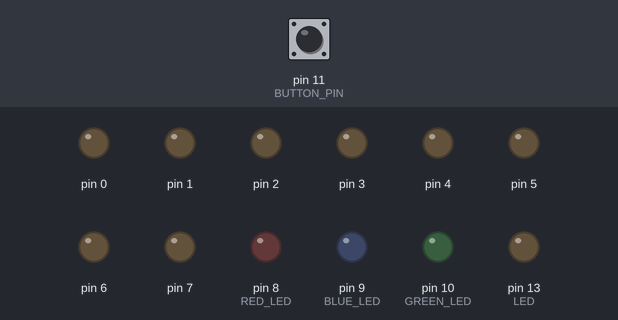
A sketch run on a simulated Arduino Uno, built with avr-gcc and run on an emulated ATmega328P. On the bench: output pins drawn as LEDs (lit = HIGH). The inputs (shaded band) are chosen by the test bench; at power-on: pin 11 (BUTTON_PIN) HIGH.

Above: at 0.8 s.
0.9 s: pin 11 (BUTTON_PIN) pulled LOW for 0.15 s
At 1.5 s:
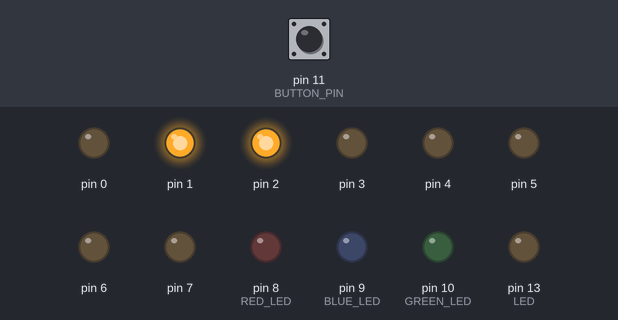
2.6 s: pin 11 (BUTTON_PIN) pulled LOW for 1 s
At 4.0 s:
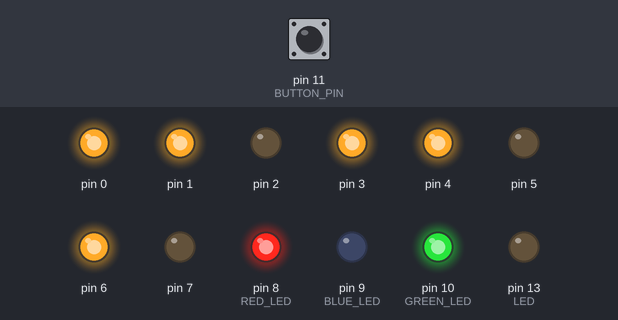
At 12.1 s:
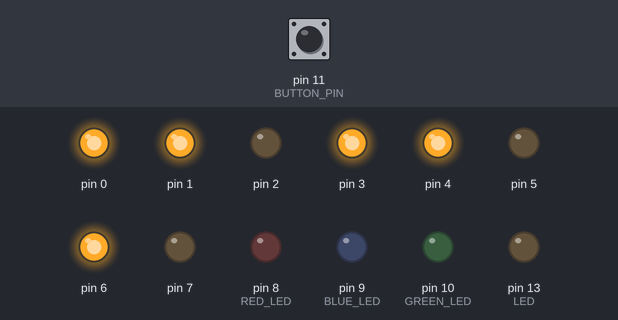
Timing chart, 0 to 12.6 s (numbered marks = the images above; inputs shaded):
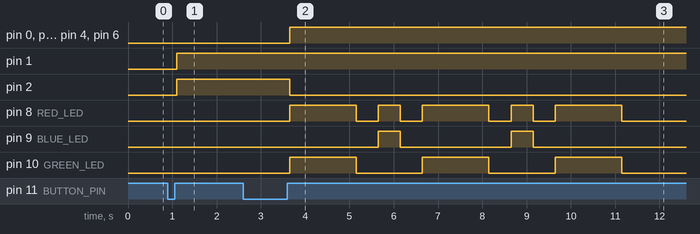

The sketch:

MorseCodeFlasher.ino
```cpp
/*
    RMIT University Vietnam
    Course: EEET2505|EEET2654
    Semester: 2025A
    Assessment: Group Assessment - Mourse Code Flasher
    Group: Group 07
    Members:
        s3999925, Hoang Minh Thang
        s4044642, Nguyen Thanh Lam
        s3928624, Nguyen Ngoc Thien Ngan
*/

#include <avr/io.h>
#include <avr/interrupt.h>

#define GREEN_LED PORTB2 // Pin for green LED, which indicate the dash (long mark) only
#define BLUE_LED PORTB1 // Pin for blue LED , which indicate the dot (short mark) only
#define RED_LED PORTB0 // Pin for red LED, which indicate the main message
#define SEGMENT_LED PORTD // Port for 7-segment LEDs
#define BUTTON_PIN PINB3  // Pin for button input
#define DEBOUNCE_TIME 50 // Debounce time in  50 milliseconds

// Global variables
// Debounce FSM (Finite State Machine) variables
volatile uint8_t db_last_raw = 1;       // Last raw sample (1 = not pressed, 0 = pressed)
volatile uint8_t db_state = 1;          // Current debounced state (1 = not pressed, 0 = pressed)
volatile uint8_t db_counter = 0;        // Milliseconds count for stable raw input
volatile uint8_t press_pending = 0;     // Flag set when a clean press is detected
volatile uint8_t release_detected = 0;  // Flag set when a release is detected after a press

// Create Morse type
typedef struct {
    char letter;
    const char* code;
} Morse;

Morse morseTable[] = {
    {'A', ".-"}, {'B', "-..."}, {'C', "-.-."}, {'D', "-.."}, {'E', "."},
    {'F', "..-."}, {'G', "--."}, {'H', "...."}, {'I', ".."}, {'J', ".---"},
    {'K', "-.-"}, {'L', ".-.."}, {'M', "--"}, {'N', "-."}, {'O', "---"},
    {'P', ".--."}, {'Q', "--.-"}, {'R', ".-."}, {'S', "..."}, {'T', "-"},
    {'U', "..-"}, {'V', "...-"}, {'W', ".--"}, {'X', "-..-"}, {'Y', "-.--"},
    {'Z', "--.."}, {'1', ".----"}, {'2', "..---"}, {'3', "...--"}, {'4', "....-"},
    {'5',"....."}, {'6', "-...."}, {'7', "--..."}, {'8', "---.."}, {'9', "----."},
    {'0', "-----"},
};

// Waits for a duration of 0.5 seconds using Timer 1
void waitOneUnit() {
    DDRB |= (1 << PB5); // Set PB5 as output for LED
    // Reset the timer counter
    TCNT1 = 0;
    // Set Timer 1 with prescaler of 256 (CTC mode is omitted for simplicity)
    TCCR1B = (1 << CS12); // Prescaler 256
    // Wait until the timer count reaches the desired value for 0.5 seconds
    while (TCNT1 < 31249); // Waits for 0 to 31,248 -> 31,249 tick
    // Timer automatically rolls over, thus no need to clear the flag
}

// Initializes Timer0 in CTC (Clear Timer on Compare Match) mode
void initTimer0() {
    // Configure Timer0 for CTC (Clear Timer on Compare Match) mode
    // Set the prescaler to 64, which results in a timer frequency of 250kHz
    // This is calculated based on the CPU frequency (e.g., 16MHz / 64 = 250kHz)
    TCCR0A = (1 << WGM01); // Set WGM01 bit to enable CTC mode (WGM = 2)

    // Set the prescaler to 64
    TCCR0B = (1 << CS01) | (1 << CS00); // CS01 and CS00 bits set for prescaler of 64

    // Set the Output Compare Register A (OCR0A) to 249
    // This means the timer will count from 0 to 249 (250 counts total)
    // At 250kHz, this results in a 1ms interrupt (250kHz / 250 = 1kHz)
    OCR0A = 249; // Set the compare value for 1ms interrupts

    // Enable Timer0 Output Compare Match A interrupt
    TIMSK0 = (1 << OCIE0A); // Set OCIE0A bit to enable interrupt on compare match
}

// Debounce ISR (1ms tick)
ISR(TIMER0_COMPA_vect) {
    // Read the current button state and check for changes
    uint8_t raw = (PINB & (1 << BUTTON_PIN)) ? 1 : 0;
    // If the button state has changed, reset the debounce counter
    if (raw != db_last_raw) {
        db_last_raw = raw;
        db_counter = 0;
    }
    // If the state is stable, increment the debounce counter
    else if (db_counter < DEBOUNCE_TIME) {
        if (++db_counter == DEBOUNCE_TIME) {
            // Update the debounced state and set flags for press/release events
            if (db_state != raw) {
                db_state = raw;
                if (db_state == 0) press_pending = 1; // Button pressed
                else if (db_state == 1 && press_pending) release_detected = 1; // Button released
            }
        }
    }
}

// dih signal (short mask) for 0.5 seconds ON and 0.5 second OFF
void dot() {
    PORTB |= (1 << RED_LED); // turn on RED LED
    PORTB |= (1 << BLUE_LED); // turn on BLUE LED
    waitOneUnit(); // ON for 1 time unit (500 ms)
    PORTB &= ~(1 << RED_LED); // turn off RED LED
    PORTB &= ~(1 << BLUE_LED); // turn off BLUE LED
    waitOneUnit(); // Inner-symbol gap (500ms)
}

// dah signal (long mask) for 1.5 seconds ON and 0.5 second OFF
void dash() {
    PORTB |= (1 << RED_LED); // turn on RED LED
    PORTB |= (1 << GREEN_LED); // turn on GREEN LED
    waitOneUnit(); // ON for 3 time units (1500 ms)
    waitOneUnit();
    waitOneUnit();

    PORTB &= ~(1 << RED_LED); // turn off RED LED
    PORTB &= ~(1 << GREEN_LED); // turn off GREEN LED
    waitOneUnit(); // Inner-symbol gap (500ms)
}

// Create a short gap between letters in Morse code signaling
void letterGap() {
    // Wait total 3 time units (1.5s)
    for(int i = 0; i < 2; i++) { // Note: already wait 1 time units -> iterate 2 more times
        waitOneUnit();
    }
}

// Create a medium gap between words in Morse code signaling
void wordGap() {
   // Wait total 7 time units (3.5s)
    for(int i = 0; i < 6; i++) { // Note: already wait 1 time unit  -> iterate 6 more times
        waitOneUnit();
    }
}

// signalStart() sends the prosign “KA” (-.-.-) before every Morse message.
void signalStart() {
    // Start prosign = "KA" ( -.-.-) (transmitted as one merged Morse symbol, without a letter gap between the K and A)
    dash(); // -
    dot();  // .
    dash(); // -
    dot();  // .
    dash(); // -
    letterGap();
}

// signalStop() sends the prosign “AR” (.-.-.) after each message.
void signalStop(){
    // Stop prosign = "AR" (.-.-.) (transmitted as one merged Morse symbol, without a letter gap between the A and R.)
    letterGap(); // 3 time units (1.5s)
    dot();    // .
    dash();   // -
    dot();    // .
    dash();   // -
    dot();    // .
}

// Get morse code for a letter
const char* getMorseCode(char letter) {
    letter = toupper(letter); //convert letter to UPPERCASE
    for (int i = 0; i < sizeof(morseTable) / sizeof(Morse); i++) {
        if (morseTable[i].letter == letter) {
            return morseTable[i].code;
        }
    }
    return ""; // Unknown character
}

// Send the Morse Code of a give message (group members' name or 'SOS')
void sendMorseMessage(const char* message) {
    for (int i = 0; message[i] != '\0'; i++) { // Loop through each character in the message
        char c = message[i]; // Get the current character
        // Word gap [medium gap] (wait 3.5 seconds) if space
        if (c == ' ') {
            wordGap();
            continue;
        }
        const char* code = getMorseCode(c); // Get Morse code for the character
        for (int j = 0; code[j] != '\0'; j++) { // Loop through each symbol in the Morse code
            if (code[j] == '.') {
                dot();
            } else if (code[j] == '-') {
                dash();
            }
        }
        // Gap between letters [short gap] (pause 1.5 seconds)
        if (message[i + 1] != '\0' && message[i + 1] != ' ') {
            letterGap();
        }
    }
}

// Display number on the 7-segment LED
void displayNumber(uint8_t num) {
    // Lookup table for 0-6 on a common cathode 7-segment display
    const uint8_t segmentMap[7] = {
        0b00111111, // 0
        0b00000110, // 1
        0b01011011, // 2
        0b01001111, // 3
        0b01100110, // 4
        0b01101101, // 5
        0b01111101, // 6
    };

    if (num < 7 && (num != 0)) { // Only display 1 -> 6 on 7segment LEDs
        PORTD = segmentMap[num];
    } else {
        PORTD = 0x00; // Clear display if out of range
    }
}

// Main program
int main() {
    // Set all three LEDs pin as output
    DDRB |= (1 << RED_LED);
    DDRB |= (1 << BLUE_LED);
    DDRB |= (1 << GREEN_LED);

    DDRD |= 0xFF;           // Set all pins of PORTD (7-segment LED) as output
    DDRB &= ~(1 << PINB3);  // Set BUTTON_PIN (pin 3) as input

    // Initially turn OFF all 3 LEDs
    PORTB &= ~(1 << RED_LED);
    PORTB &= ~(1 << BLUE_LED);
    PORTB &= ~(1 << GREEN_LED);
    PORTD &= ~0xFF;     // Initialize all PORTD pins to low

    // Local variable
    int mode = 1;                       // Initialize mode variable
    uint8_t button_press_count = 0;     // Initialize button press count

    initTimer0();   // Initialize Timer0 for timing operations
    sei();          // Enable global interrupts

    while (1) { // Infinite loop for continuous operation
        // Reset flags for the next button press cycle
        press_pending = 0;
        release_detected = 0;

        while (!release_detected); // Wait until a release is detected (spin-wait)
        // Increment the button press count, wrapping around after 6
        button_press_count = (button_press_count % 6) + 1;
        displayNumber(button_press_count); // Display the current button press count

        // Behavior according to button press count
        if ((button_press_count == 2) && (mode == 1)) {
            signalStart();  // Start singnaling 'KA'
            sendMorseMessage("THANG LAM NGAN");   // Send group members' names in Morse code
            signalStop();   // Stop singnaling 'AR'
            mode++; // Increment to prevent running this message twice

        } else if ((button_press_count == 4) && (mode == 2)) {
            signalStart();  // Start singnaling 'KA'
            sendMorseMessage("SOS");    // Send 'SOS' in Morse code
            signalStop();   // Stop singnaling 'AR'
            mode++;
        }
    }
    return 0; // Success (not reach in infinite loop)
}
```

Measured:
- after the input at 0.9 s, pin 1, pin 2: LOW → HIGH after 0.20 s
- after the input at 2.6 s, pin 0: LOW → HIGH after 1.1 s; pin 2: HIGH → LOW after 1.1 s
